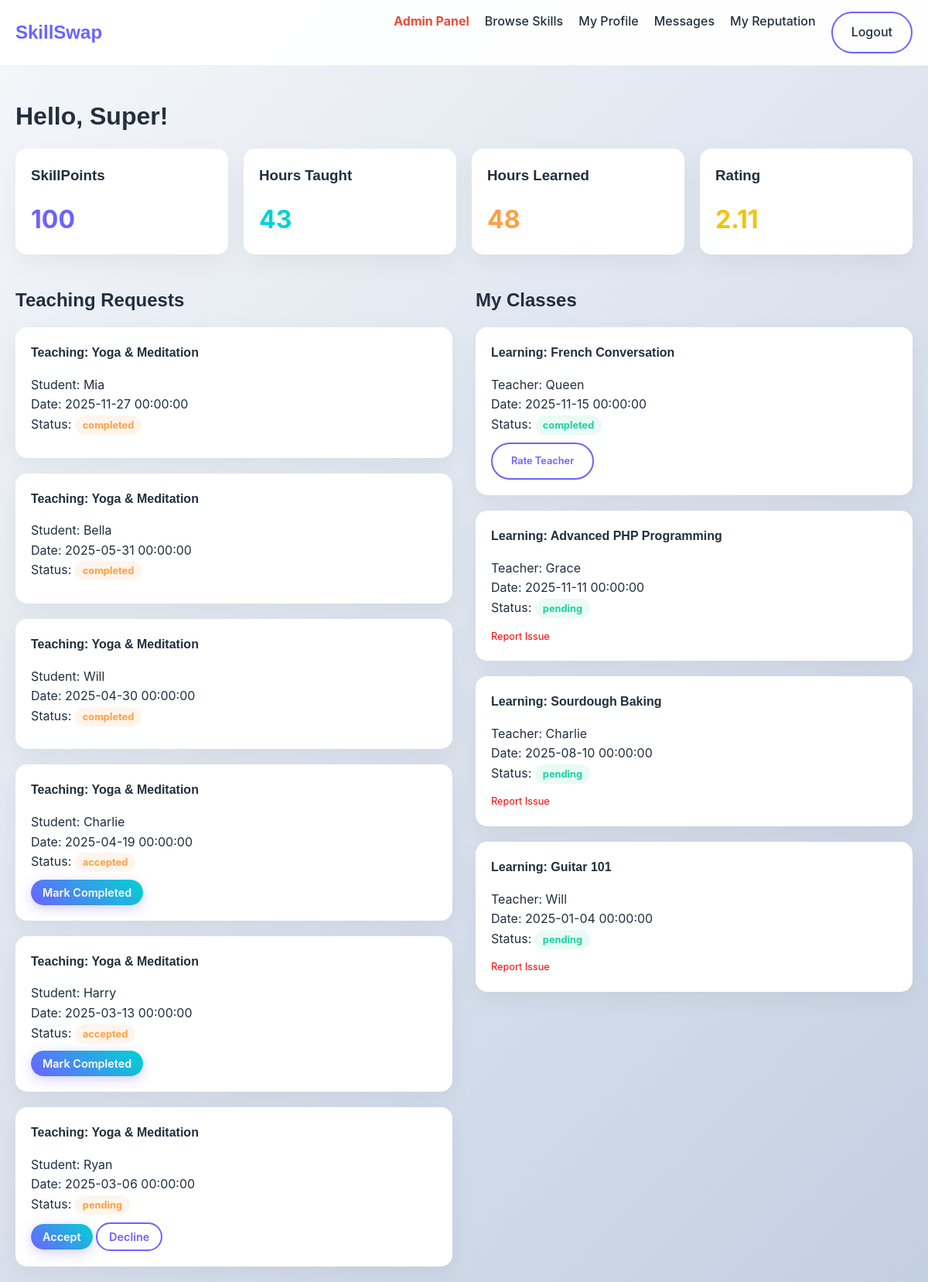
The page /dashboard.php (signed in) on the database as committed earlier.
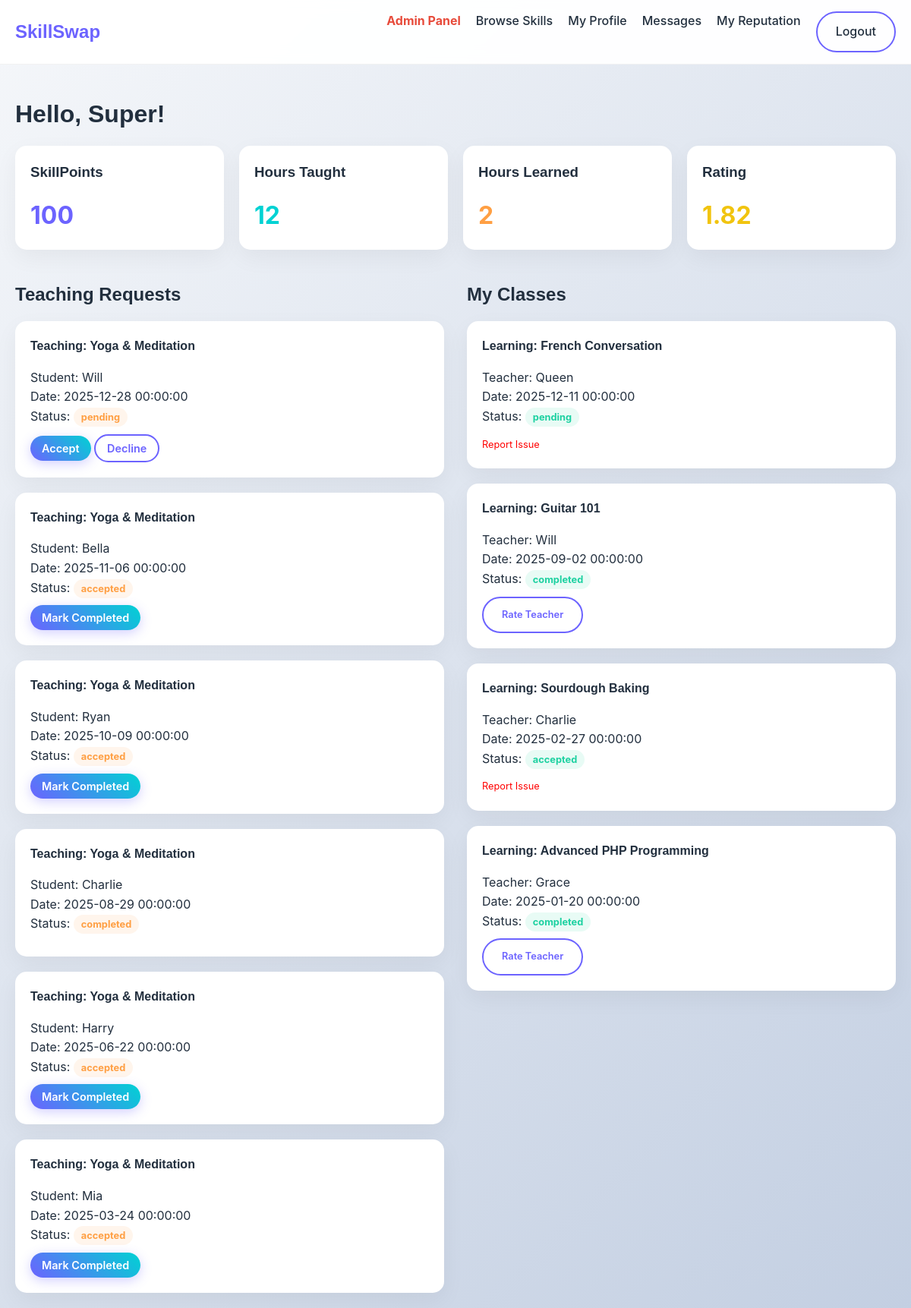
The same page on the database as committed later.
### tables this page shows
CREATE TABLE `user` (
    `user_id` INT AUTO_INCREMENT PRIMARY KEY,
    
    `first_name` VARCHAR(50),
    `last_name` VARCHAR(50),
    `email` VARCHAR(120) UNIQUE NOT NULL,
    `password` VARCHAR(100) NOT NULL,
    `role` ENUM('admin','user') DEFAULT 'user',
    `preferred_language` VARCHAR(50),
    `city` VARCHAR(80),
    `country` VARCHAR(80),

    `skillpoints` INT DEFAULT 0,
    
     
    `warning_count` INT DEFAULT 0,
    `is_suspended` BOOLEAN DEFAULT FALSE,
    
     
    `profile_picture` VARCHAR(255) DEFAULT 'default.png'
);

CREATE TABLE `teacher` (
    `teacher_id` INT PRIMARY KEY,
    `total_hours_taught` INT DEFAULT 0,
    `average_rating` DECIMAL(3,2),

    FOREIGN KEY (`teacher_id`) REFERENCES `user`(`user_id`)
        ON DELETE CASCADE
);

CREATE TABLE `learner` (
    `learner_id` INT PRIMARY KEY,
    `total_hours_learned` INT DEFAULT 0,
    `learner_level` VARCHAR(50),

    FOREIGN KEY (`learner_id`) REFERENCES `user`(`user_id`)
        ON DELETE CASCADE
);

CREATE TABLE `session` (
    `teacher_id` INT,
    `learner_id` INT,
    `session_no` INT,
    `status` ENUM('pending','accepted','completed') DEFAULT 'pending',
    `scheduled_time` DATETIME,
    `duration_hours` INT,
    `skillpoints_transferred` INT,
    `skill_id` INT,

    PRIMARY KEY (`teacher_id`, `session_no`),

    FOREIGN KEY (`teacher_id`) REFERENCES `teacher`(`teacher_id`)
        ON DELETE CASCADE,
    FOREIGN KEY (`learner_id`) REFERENCES `learner`(`learner_id`)
        ON DELETE CASCADE,

    FOREIGN KEY (`skill_id`) REFERENCES `skill`(`skill_id`)
        ON DELETE SET NULL
);

CREATE TABLE `skill` (
    `skill_id` INT AUTO_INCREMENT PRIMARY KEY,
    `title` VARCHAR(200) NOT NULL,
    `category` VARCHAR(100),
    `difficulty_level` VARCHAR(50),
    `difficulty_notes` VARCHAR(255),
    `est_learning_time` INT,
    `is_verified` BOOLEAN DEFAULT FALSE
);

### dashboard.php (the view, shortened to what this page needs)
<?php
include 'includes/db.php';
$user_id = $_SESSION['user_id'];
$user_name = $_SESSION['name'];
$role = $_SESSION['role'];
$user = $conn->query("SELECT * FROM user WHERE user_id = $user_id")->fetch_assoc();
$teacher = $conn->query("SELECT * FROM teacher WHERE teacher_id = $user_id")->fetch_assoc();
$learner = $conn->query("SELECT * FROM learner WHERE learner_id = $user_id")->fetch_assoc();
$learning_sessions = $conn->query("
    SELECT s.*, u.first_name as teacher_name, sk.title as skill_title
    FROM session s
    JOIN user u ON s.teacher_id = u.user_id
    JOIN skill sk ON s.skill_id = sk.skill_id
    WHERE s.learner_id = $user_id
    ORDER BY s.scheduled_time DESC
");
$teaching_sessions = $conn->query("
    SELECT s.*, u.first_name as learner_name, sk.title as skill_title
    FROM session s
    JOIN user u ON s.learner_id = u.user_id
    JOIN skill sk ON s.skill_id = sk.skill_id
    WHERE s.teacher_id = $user_id
    ORDER BY s.scheduled_time DESC
");
?>
<!DOCTYPE html>
<html lang="en">
<head>
    <link rel="stylesheet" href="css/style.css">
</head>
<body>
<header>
    <div class="container">
        <nav>
            <a href="index.php" class="logo">SkillSwap</a>
            <div class="nav-links">
                <?php if($role == 'admin'): ?>
                    <a href="admin_dashboard.php" style="color: #e74c3c; font-weight: bold;">Admin Panel</a>
                <?php endif; ?>
                <a href="skills.php">Browse Skills</a>
                <a href="profile.php">My Profile</a>
                <a href="messages.php">Messages</a>
                <a href="reviews.php">My Reputation</a>
                <a href="logout.php" class="btn btn-outline">Logout</a>
            </div>
        </nav>
    </div>
</header>
<div class="container" style="margin-top: 40px;">
    <h1>Hello, <?php echo $user_name; ?>!</h1>
    <div class="grid-4" style="margin-bottom: 40px;">
        <div class="card">
            <h3>SkillPoints</h3>
            <p style="font-size: 2rem; color: var(--primary); font-weight: bold;"><?php echo $user['skillpoints']; ?></p>
        </div>
        <div class="card">
            <h3>Hours Taught</h3>
            <p style="font-size: 2rem; color: var(--secondary); font-weight: bold;"><?php echo $teacher['total_hours_taught']; ?></p>
        </div>
        <div class="card">
            <h3>Hours Learned</h3>
            <p style="font-size: 2rem; color: var(--accent); font-weight: bold;"><?php echo $learner['total_hours_learned']; ?></p>
        </div>
        <div class="card">
            <h3>Rating</h3>
            <p style="font-size: 2rem; color: #f1c40f; font-weight: bold;"><?php echo $teacher['average_rating'] ? $teacher['average_rating'] : '0.0'; ?></p>
        </div>
    </div>
    <div class="grid-2">
        <div>
            <h2>Teaching Requests</h2>
            <?php if($teaching_sessions->num_rows > 0): ?>
                <?php while($txn = $teaching_sessions->fetch_assoc()): ?>
                    <div class="card" style="margin-bottom: 20px;">
                        <h4>Teaching: <?php echo $txn['skill_title']; ?></h4>
                        <p>Student: <?php echo $txn['learner_name']; ?></p>
                        <p>Date: <?php echo $txn['scheduled_time']; ?></p>
                        <p>Status: <span class="badge badge-warning"><?php echo $txn['status']; ?></span></p>
                        <div style="margin-top: 10px;">
                            <?php if($txn['status'] == 'pending'): ?>
                                <a href="session_action.php?teacher_id=<?php echo $txn['teacher_id']; ?>&session_no=<?php echo $txn['session_no']; ?>&action=accept" class="btn btn-primary" style="padding: 5px 15px; font-size: 0.9rem;">Accept</a>
                                <a href="session_action.php?teacher_id=<?php echo $txn['teacher_id']; ?>&session_no=<?php echo $txn['session_no']; ?>&action=cancel" class="btn btn-outline" style="padding: 5px 15px; font-size: 0.9rem;">Decline</a>
                            <?php elseif($txn['status'] == 'accepted'): ?>
                                <a href="session_action.php?teacher_id=<?php echo $txn['teacher_id']; ?>&session_no=<?php echo $txn['session_no']; ?>&action=complete" class="btn btn-primary" style="padding: 5px 15px; font-size: 0.9rem;">Mark Completed</a>
                            <?php endif; ?>
                        </div>
                    </div>
                <?php endwhile; ?>
            <?php else: ?>
                <div class="card"><p>No active teaching requests.</p></div>
            <?php endif; ?>
        </div>
        <div>
            <h2>My Classes</h2>
            <?php if($learning_sessions->num_rows > 0): ?>
                <?php while($txn = $learning_sessions->fetch_assoc()): ?>
                    <div class="card" style="margin-bottom: 20px;">
                        <h4>Learning: <?php echo $txn['skill_title']; ?></h4>
                        <p>Teacher: <?php echo $txn['teacher_name']; ?></p>
                        <p>Date: <?php echo $txn['scheduled_time']; ?></p>
                        <p>Status: <span class="badge badge-success"><?php echo $txn['status']; ?></span></p>
                        <div style="margin-top: 10px;">
                             <?php if($txn['status'] == 'completed'): ?>
                                <a href="leave_review.php?teacher_id=<?php echo $txn['teacher_id']; ?>&session_no=<?php echo $txn['session_no']; ?>" class="btn btn-outline" style="font-size: 0.8rem;">Rate Teacher</a>
                             <?php else: ?>
                                <a href="report.php?teacher_id=<?php echo $txn['teacher_id']; ?>&session_no=<?php echo $txn['session_no']; ?>" style="color: red; font-size: 0.8rem;">Report Issue</a>
                             <?php endif; ?>
                        </div>
                    </div>
                <?php endwhile; ?>
            <?php endif; ?>
        </div>
    </div>
</div>
</body>
</html>

### css/style.css (style rules this page uses)
:root { --primary: #6C63FF; --primary-dark: #5a52d5; --secondary: #00D2D3; --accent: #FF9F43; --danger: #FF6B6B; --success: #1dd1a1; --dark: #222f3e; --light: #f8f9fa; --glass: rgba(255, 255, 255, 0.95); --glass-border: rgba(255, 255, 255, 0.2); --font-heading: 'Poppins', sans-serif; --font-body: 'Inter', sans-serif; }
* { margin: 0; padding: 0; box-sizing: border-box; font-family: var(--font-body); }
body { background: linear-gradient(135deg, #f5f7fa 0%, #c3cfe2 100%); color: var(--dark); line-height: 1.6; min-height: 100vh; }
h1, h2, h3, h4, h5, h6 { font-family: var(--font-heading); color: var(--dark); margin-bottom: 1rem; }
a { text-decoration: none; color: var(--primary); transition: all 0.3s ease; }
.container { max-width: 1200px; margin: 0 auto; padding: 0 20px; }
.btn { display: inline-block; padding: 12px 24px; border-radius: 50px; font-weight: 600; cursor: pointer; border: none; transition: transform 0.2s, box-shadow 0.2s; }
.btn-primary { background: linear-gradient(45deg, var(--primary), var(--secondary)); color: white; box-shadow: 0 4px 15px rgba(108, 99, 255, 0.3); }
.btn-outline { background: transparent; border: 2px solid var(--primary); color: var(--primary); }
.card { background: white; border-radius: 15px; padding: 20px; box-shadow: 0 10px 30px rgba(0,0,0,0.05); transition: transform 0.3s; }
.badge { padding: 5px 10px; border-radius: 20px; font-size: 0.8rem; font-weight: bold; }
.badge-success { background: rgba(29, 209, 161, 0.1); color: var(--success); }
.badge-warning { background: rgba(255, 159, 67, 0.1); color: var(--accent); }
header { background: var(--glass); backdrop-filter: blur(10px); position: sticky; top: 0; z-index: 1000; border-bottom: 1px solid rgba(0,0,0,0.05); padding: 15px 0; }
nav { display: flex; justify-content: space-between; align-items: center; }
.logo { font-size: 1.5rem; font-weight: 800; color: var(--primary); font-family: var(--font-heading); }
.nav-links { display: flex; gap: 20px; }
.nav-links a { color: var(--dark); font-weight: 500; }
.grid-2 { display: grid; grid-template-columns: 1fr 1fr; gap: 30px; }
.grid-4 { display: grid; grid-template-columns: repeat(4, 1fr); gap: 20px; }

Rows that differ between the two databases and show on the page:
changed teacher: total_hours_taught "43" → "12"; average_rating "2.11" → "1.82"
changed learner: total_hours_learned "48" → "2"
changed session (number 1 of 10 on the later page): scheduled_time "2025-04-30 00:00:00" → "2025-12-28 00:00:00"; status "completed" → "pending"; now shows "Accept Decline"; moves up the list
changed session "Bella": scheduled_time "2025-05-31 00:00:00" → "2025-11-06 00:00:00"; status "completed" → "accepted"; now shows "Mark Completed"
changed session "Ryan": scheduled_time "2025-03-06 00:00:00" → "2025-10-09 00:00:00"; status "pending" → "accepted"; status "Accept Decline" → "Mark Completed"; moves up the list
changed session (number 4 of 10 on the later page): scheduled_time "2025-04-19 00:00:00" → "2025-08-29 00:00:00"; status "accepted" → "completed"; no longer shows "Mark Completed"
changed session "Harry": scheduled_time "2025-03-13 00:00:00" → "2025-06-22 00:00:00"
changed session "Mia": scheduled_time "2025-11-27 00:00:00" → "2025-03-24 00:00:00"; status "completed" → "accepted"; now shows "Mark Completed"; moves down the list
changed session "French Conversation": scheduled_time "2025-11-15 00:00:00" → "2025-12-11 00:00:00"; status "completed" → "pending"; status "Rate Teacher" → "Report Issue"
changed session "Guitar 101": scheduled_time "2025-01-04 00:00:00" → "2025-09-02 00:00:00"; status "pending" → "completed"; status "Report Issue" → "Rate Teacher"; moves up the list
changed session "Sourdough Baking": scheduled_time "2025-08-10 00:00:00" → "2025-02-27 00:00:00"; status "pending" → "accepted"; moves down the list
changed session "Advanced PHP Programming": scheduled_time "2025-11-11 00:00:00" → "2025-01-20 00:00:00"; status "pending" → "completed"; text "Report Issue" → "Rate Teacher"
